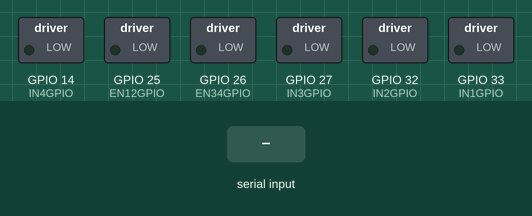
Simulated run of this program. Board: ESP32. On the bench: switched loads named in the program (green lamp = pin HIGH). The inputs (shaded band) are chosen by the test bench. Nothing arrives over Bluetooth unless stated.

Above: at 1.2 s.
1.3 s: "1" received over the second serial link
At 1.9 s:
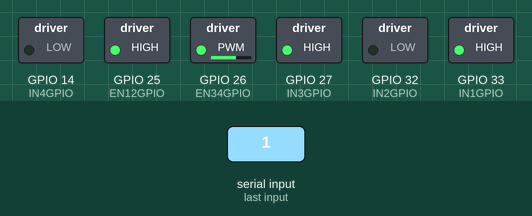
2.8 s: "2" received over the second serial link
At 4.0 s:
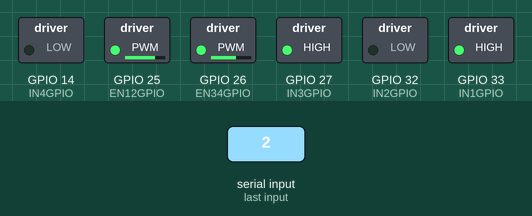
4.3 s: "0" received over the second serial link
At 5.4 s:
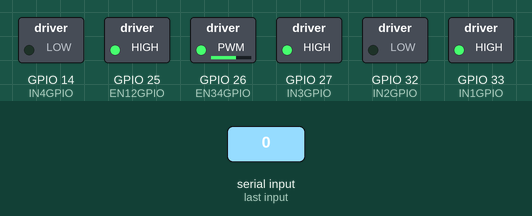
Timing chart, 0 to 7.3 s (numbered marks = the images above; inputs shaded):
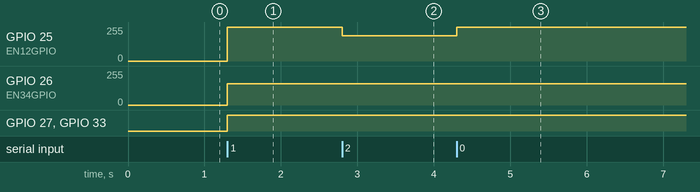

The program:

main.cpp
```cpp
#include <Arduino.h>
#include "BluetoothSerial.h"

// Motor forward/backward PIN setup
const int EN12GPIO = 25;
const int IN1GPIO = 33;
const int IN2GPIO = 32;

// Motor left/right PIN setup
const int EN34GPIO = 26;
const int IN3GPIO = 27;
const int IN4GPIO = 14;

// incoming data
byte xyInput;
// FB data part
byte forthBack = 7;
// LR data part
byte leftRight = 7;

// FB PWM properties
const int freq1 = 30000;
const int pwmChannel1 = 1;
const int resolution1 = 3; // 3 bits == 8 values
int dutyCycle1 = 0;

// LR PWM
const int freq2 = 200;
const int pwmChannel2 = 2;
const int resolution2 = 3;
int dutyCycle2 = 0;

BluetoothSerial SerialBT;
String device_name = "BTCar_1";

void setup() {
  pinMode(IN1GPIO,OUTPUT);
  pinMode(IN2GPIO,OUTPUT);
  pinMode(EN12GPIO,OUTPUT);

  pinMode(IN3GPIO,OUTPUT);
  pinMode(IN4GPIO,OUTPUT);
  pinMode(EN34GPIO,OUTPUT);

  ledcSetup(pwmChannel1,freq1,resolution1);
  ledcAttachPin(EN12GPIO,pwmChannel1);

  ledcSetup(pwmChannel2,freq2,resolution2);
  ledcAttachPin(EN34GPIO,pwmChannel2);

  Serial.begin(115200);
  SerialBT.begin(device_name); //Bluetooth device name
  log_i("The device %s started, now you can pair it with bluetooth!",device_name);
}

void loop() {

  if (SerialBT.available()) {
    // read and denormalize incoming stream
    xyInput = SerialBT.read(); // one byte
    leftRight = xyInput >> 4;
    forthBack = xyInput & byte(15); // filter the 4 LSB
    log_i("input commands : X = %d , Y = %d",forthBack,leftRight);

    // translate into direction and PWM signals
    if (forthBack == 7) { // idle
      digitalWrite(IN1GPIO,LOW);
      digitalWrite(IN2GPIO,LOW);
      ledcWrite(pwmChannel1,0);
    } else {
      dutyCycle1 = (abs(2*forthBack-15)-1)/2; // map [0-7] and [8-15] values in [0,7] range.
      if (forthBack < 7) {
        log_i("Go backward : %d speed",dutyCycle1);
        digitalWrite(IN1GPIO,HIGH);
        digitalWrite(IN2GPIO,LOW);
        ledcWrite(pwmChannel1,dutyCycle1+1);
        //analogWrite(EN12GPIO,map(dutyCycle,0,7,0,255)); // for arduinos...
      } else {
        log_i("Go forward : %d speed",dutyCycle1);
        digitalWrite(IN1GPIO,LOW);
        digitalWrite(IN2GPIO,HIGH);
        ledcWrite(pwmChannel1,dutyCycle1+1);
      }
    }
    if (leftRight == 7) {
      digitalWrite(IN3GPIO,LOW);
      digitalWrite(IN4GPIO,LOW);
      ledcWrite(pwmChannel2,0);
    } else {
      dutyCycle2 = (abs(2*leftRight-15)-1)/2;
      if (leftRight < 7) {
        log_i("Turn left : %d ",dutyCycle2);
        digitalWrite(IN3GPIO,HIGH);
        digitalWrite(IN4GPIO,LOW);
        ledcWrite(pwmChannel2,dutyCycle2+1);
        //analogWrite(EN34GPIO,map(dutyCycle2,0,7,0,255));
      } else {
        log_i("Turn right : %d ",dutyCycle2);
        digitalWrite(IN3GPIO,LOW);
        digitalWrite(IN4GPIO,HIGH);
        ledcWrite(pwmChannel2,dutyCycle2+1);
      }
    }
  }
}
```

Measured:
- after the input at 1.3 s, GPIO 25 (EN12GPIO): 0/255 → 255/255 at once; GPIO 26 (EN34GPIO): 0/255 → 159/255 at once; GPIO 27 (IN3GPIO), GPIO 33 (IN1GPIO): LOW → HIGH at once
- after the input at 2.8 s, GPIO 25 (EN12GPIO): 255/255 → 191/255 at once
- after the input at 4.3 s, GPIO 25 (EN12GPIO): 191/255 → 255/255 at once
